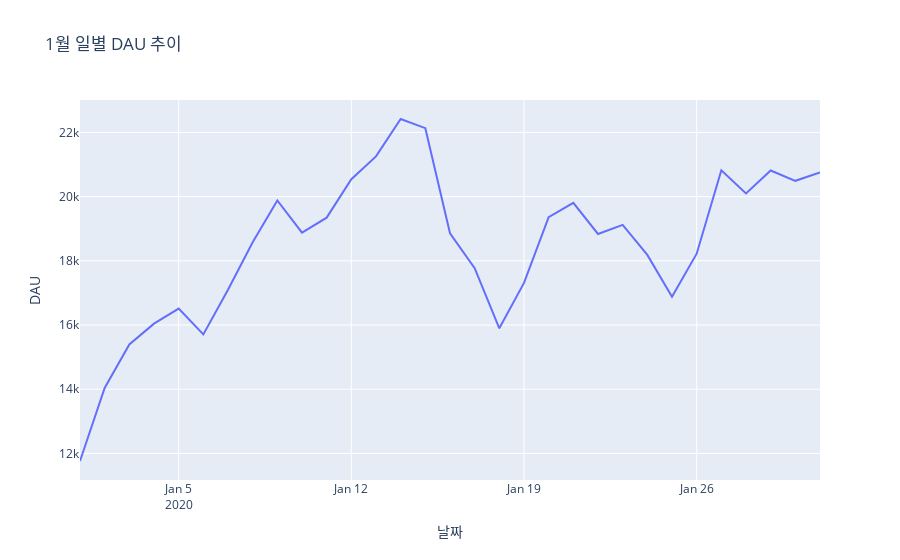

Source (notebook cell):
### Code cell
fig = px.line(dau_january_by_date,x='날짜',y='DAU',
        title='1월 일별 DAU 추이')
fig

### Figure 1 — Plotly figure (JSON) as saved in the notebook; plotly's stock layout.template omitted (floating-point values rounded to 4 significant figures)
{"data": [{"hovertemplate": "날짜=%{x}<br>DAU=%{y}<extra></extra>", "legendgroup": "", "line": {"color": "#636efa", "dash": "solid"}, "marker": {"symbol": "circle"}, "mode": "lines", "name": "", "orientation": "v", "showlegend": false, "type": "scatter", "x": ["2020-01-01T00:00:00", "2020-01-02T00:00:00", "2020-01-03T00:00:00", "2020-01-04T00:00:00", "2020-01-05T00:00:00", "2020-01-06T00:00:00", "2020-01-07T00:00:00", "2020-01-08T00:00:00", "2020-01-09T00:00:00", "2020-01-10T00:00:00", "2020-01-11T00:00:00", "2020-01-12T00:00:00", "2020-01-13T00:00:00", "2020-01-14T00:00:00", "2020-01-15T00:00:00", "2020-01-16T00:00:00", "2020-01-17T00:00:00", "2020-01-18T00:00:00", "2020-01-19T00:00:00", "2020-01-20T00:00:00", "2020-01-21T00:00:00", "2020-01-22T00:00:00", "2020-01-23T00:00:00", "2020-01-24T00:00:00", "2020-01-25T00:00:00", "2020-01-26T00:00:00", "2020-01-27T00:00:00", "2020-01-28T00:00:00", "2020-01-29T00:00:00", "2020-01-30T00:00:00", "2020-01-31T00:00:00"], "xaxis": "x", "y": [11765, 14039, 15396, 16044, 16511, 15707, 17099, 18580, 19879, 18878, 19344, 20542, 21252, 22417, 22131, 18859, 17770, 15897, 17311, 19359, 19805, 18837, 19120, 18184, 16879, 18221, 20821, 20101, 20813, 20492, 20751], "yaxis": "y"}], "layout": {"legend": {"tracegroupgap": 0}, "title": {"text": "1월 일별 DAU 추이"}, "xaxis": {"anchor": "y", "domain": [0, 1], "title": {"text": "날짜"}}, "yaxis": {"anchor": "x", "domain": [0, 1], "title": {"text": "DAU"}}}}
